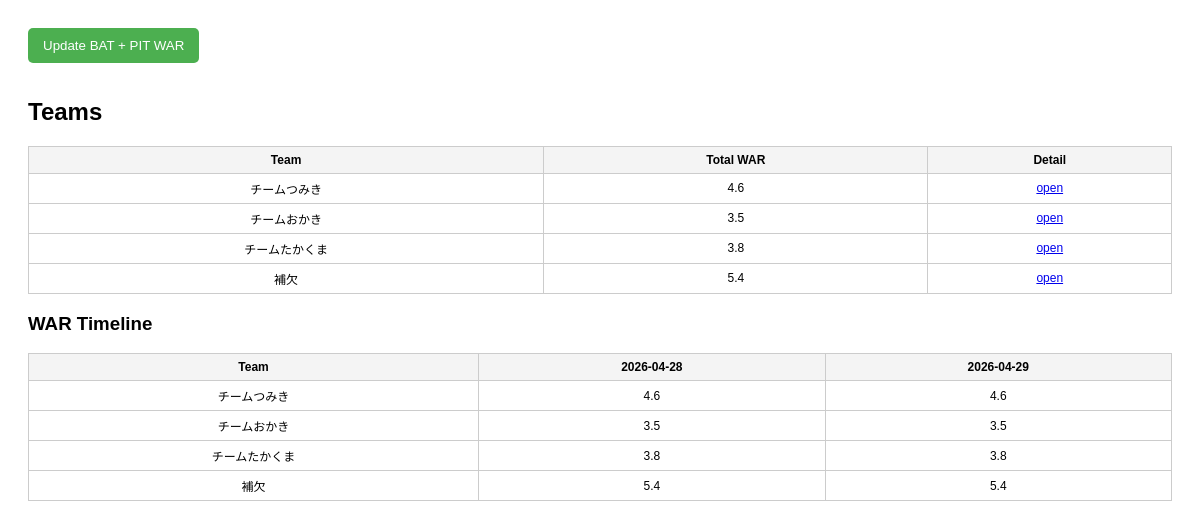
/ui/teams, run on the app's committed database.
### models.py (models this page shows)
class Team(Base):
    __tablename__ = "teams"
    id = Column(Integer, primary_key=True)
    name = Column(String)
    owner_name = Column(String, nullable=True)

### main.py (the view)
@app.route("/ui/teams")
def ui_teams():
    db = SessionLocal()
    teams = db.query(Team).all()
    result = []
    all_dates = set()
    histories = {}
    for team in teams:
        players = (
            db.query(Player)
            .join(TeamPlayer, Player.player_id == TeamPlayer.player_id)
            .filter(TeamPlayer.team_id == team.id)
            .all()
        )
        history = defaultdict(float)
        total = 0  # ★ Total WAR用
        for p in players:
            latest_war = (
                db.query(WarSnapshot)
                .filter_by(player_id=p.player_id)
                .order_by(WarSnapshot.date.desc())
                .first()
            )
            if latest_war and latest_war.fwar_final is not None:
                total += latest_war.fwar_final
            records = (
                db.query(WarSnapshot)
                .filter_by(player_id=p.player_id)
                .all()
            )
            for r in records:
                if r.fwar_final is not None:
                    date = r.date.isoformat()
                    history[date] = round(history[date] + r.fwar_final, 3)
                    all_dates.add(date)
        histories[team.id] = history
        result.append({
            "id": team.id,
            "name": team.name,
            "total_war": round(total, 2)
        })
    db.close()
    return render_template(
        "teams.html",
        teams=result,
        dates=sorted(all_dates),
        histories=histories
    )

### templates/teams.html (shortened to what this page needs)
<!DOCTYPE html>
<html>
<head>
</head>
<body>
<form action="/fetch-war-all" method="post">
    <button style="
        padding:10px 15px;
        background:#4CAF50;
        color:white;
        border:none;
        border-radius:5px;
        cursor:pointer;
        margin-bottom:15px;
    ">
        Update BAT + PIT WAR
    </button>
</form>
<h2>Teams</h2>
<table>
    <tr>
        <th>Team</th>
        <th>Total WAR</th>
        <th>Detail</th>
    </tr>
    {% for t in teams %}
    <tr>
        <td>{{ t.name }}</td>
        <td>{{ t.total_war }}</td>
        <td><a href="/ui/teams/{{ t.id }}">open</a></td>
    </tr>
    {% endfor %}
</table>
<h3>WAR Timeline</h3>
<table>
    <tr>
        <th>Team</th>
        {% for d in dates %}
        <th>{{ d }}</th>
        {% endfor %}
    </tr>
    {% for t in teams %}
    <tr>
        <td>{{ t.name }}</td>
        {% for d in dates %}
        <td>
            {{ histories[t.id].get(d, 0) }}
        </td>
        {% endfor %}
    </tr>
    {% endfor %}
</table>
</body>
</html>

### templates/teams.html (style rules this page uses)
body { font-family: Arial; padding: 20px; }
table { border-collapse: collapse; width: 100%; }
th, td { border: 1px solid #ccc; padding: 8px; }
th { background: #f4f4f4; }
table { border-collapse: collapse; width: 100%; margin-top: 10px; }
th, td { border: 1px solid #ccc; padding: 6px; text-align: center; font-size: 12px; }

### data on the page
Team: name "チームつみき", total_war "4.6", histories "4.6" "4.6"
Team: name "チームおかき", total_war "3.5", histories "3.5" "3.5"
Team: name "チームたかくま", total_war "3.8", histories "3.8" "3.8"
Team: name "補欠", total_war "5.4", histories "5.4" "5.4"

### other printed values
{{ d }} "2026-04-28" "2026-04-29"
